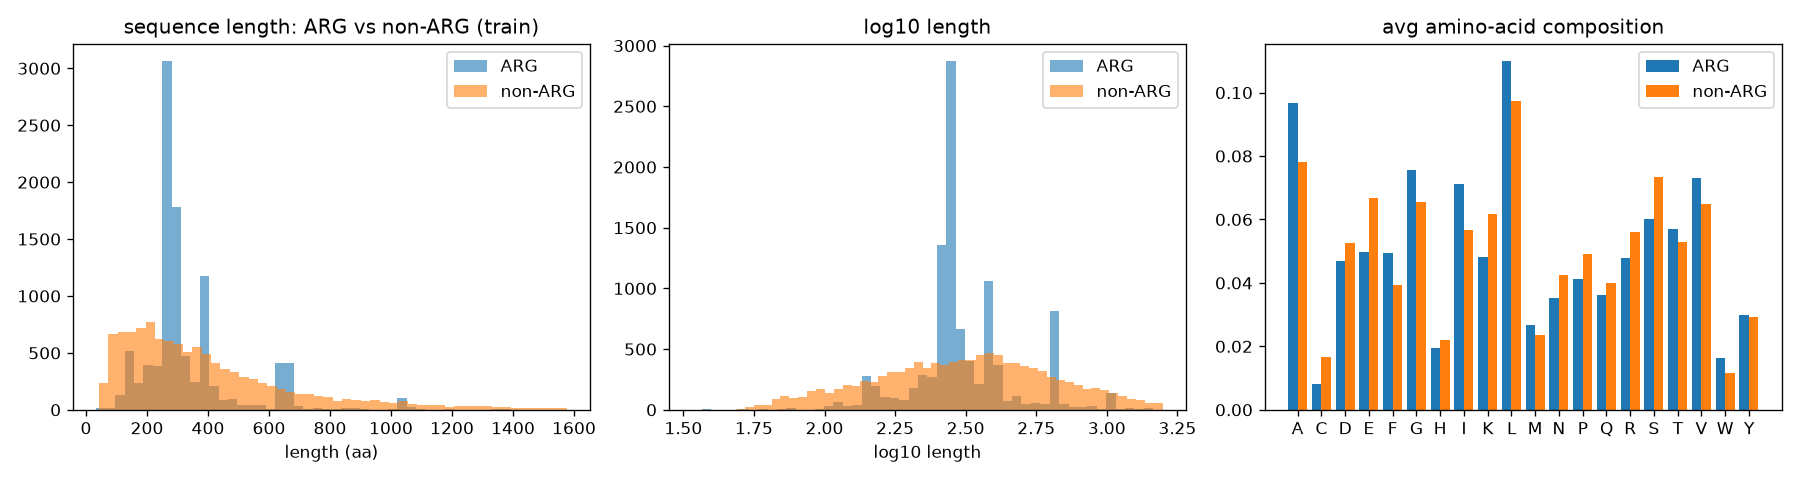

Write Python code to recreate this figure.
"""EDA for AIST4010 Fall 2026 A2 — Antibiotic Resistance Gene (ARG) classification.

Task: binary classification of protein sequences (ARG vs non-ARG).
"""
import re
from collections import Counter

import matplotlib
matplotlib.use("Agg")
import matplotlib.pyplot as plt
import numpy as np


def read_fasta(path):
    seqs, headers = [], []
    cur_h, cur_s = None, []
    with open(path) as f:
        for line in f:
            line = line.rstrip("\n")
            if line.startswith(">"):
                if cur_h is not None:
                    seqs.append("".join(cur_s))
                    headers.append(cur_h)
                cur_h = line
                cur_s = []
            elif line.strip():
                cur_s.append(line.strip())
    if cur_h is not None:
        seqs.append("".join(cur_s))
        headers.append(cur_h)
    return headers, seqs


def parse_feat_header(h):
    """'>id|FEATURES|src|drug|gene|mechanism|label'"""
    p = h[1:].split("|")
    return {"id": p[0], "src": p[2], "drug": p[3], "gene": p[4],
            "mech": p[5], "label": int(p[6])}


def main():
    for fn in ["data/train.fasta", "data/val.fasta", "data/test.fasta"]:
        headers, seqs = read_fasta(fn)
        print(f"== {fn}: {len(seqs)} sequences")
        lens = np.array([len(s) for s in seqs])
        print(f"   length: min={lens.min()} max={lens.max()} "
              f"mean={lens.mean():.1f} p50={np.median(lens):.1f}")
        print(f"   length >1022 (ESM-2 650M max): {(lens > 1022).sum()}")

    headers, seqs = read_fasta("data/train.fasta")
    feats = [parse_feat_header(h) for h in headers if "|FEATURES|" in h]
    print(f"\ntrain: ARG={len(feats)}, non-ARG={len(seqs) - len(feats)}")

    # per-drug class counts
    by_drug = Counter(f["drug"] for f in feats)
    print("\ndrug classes:")
    for k, v in sorted(by_drug.items(), key=lambda x: -x[1]):
        print(f"   {k}: {v}")

    by_mech = Counter(f["mech"] for f in feats)
    print("\nmechanisms:", dict(by_mech))

    # length histograms: ARG vs non-ARG
    arg_lens = []
    nonarg_lens = []
    cur_h = None
    cur_s = []
    is_arg = {}
    for h in headers:
        if "|FEATURES|" in h:
            is_arg[h[1:].split("|")[0]] = True
    h_idx = 0
    for i, h in enumerate(headers):
        pass
    # simpler: iterate records again
    arg_ids = set(f["id"] for f in feats)
    for h, s in zip(headers, seqs):
        (arg_lens if h[1:].split("|")[0] in arg_ids else nonarg_lens).append(len(s))

    fig, axes = plt.subplots(1, 3, figsize=(15, 4))
    axes[0].hist(arg_lens, bins=50, alpha=0.6, label="ARG")
    axes[0].hist(nonarg_lens, bins=50, alpha=0.6, label="non-ARG")
    axes[0].set_title("sequence length: ARG vs non-ARG (train)")
    axes[0].set_xlabel("length (aa)")
    axes[0].legend()

    axes[1].hist(np.log10(arg_lens), bins=50, alpha=0.6, label="ARG")
    axes[1].hist(np.log10(nonarg_lens), bins=50, alpha=0.6, label="non-ARG")
    axes[1].set_title("log10 length")
    axes[1].set_xlabel("log10 length")
    axes[1].legend()

    # amino acid composition difference
    aa = "ACDEFGHIKLMNPQRSTVWY"
    comp_arg = np.zeros(20)
    comp_non = np.zeros(20)
    n_arg = n_non = 0
    for h, s in zip(headers, seqs):
        c = Counter(s)
        tot = len(s)
        v = np.array([c[a] / tot for a in aa])
        if h[1:].split("|")[0] in arg_ids:
            comp_arg += v; n_arg += 1
        else:
            comp_non += v; n_non += 1
    comp_arg /= n_arg; comp_non /= n_non
    x = np.arange(20)
    axes[2].bar(x - 0.2, comp_arg, 0.4, label="ARG")
    axes[2].bar(x + 0.2, comp_non, 0.4, label="non-ARG")
    axes[2].set_xticks(x); axes[2].set_xticklabels(list(aa))
    axes[2].set_title("avg amino-acid composition")
    axes[2].legend()
    fig.tight_layout()
    fig.savefig("eda.png", dpi=120)
    print("\nsaved eda.png")


if __name__ == "__main__":
    main()
